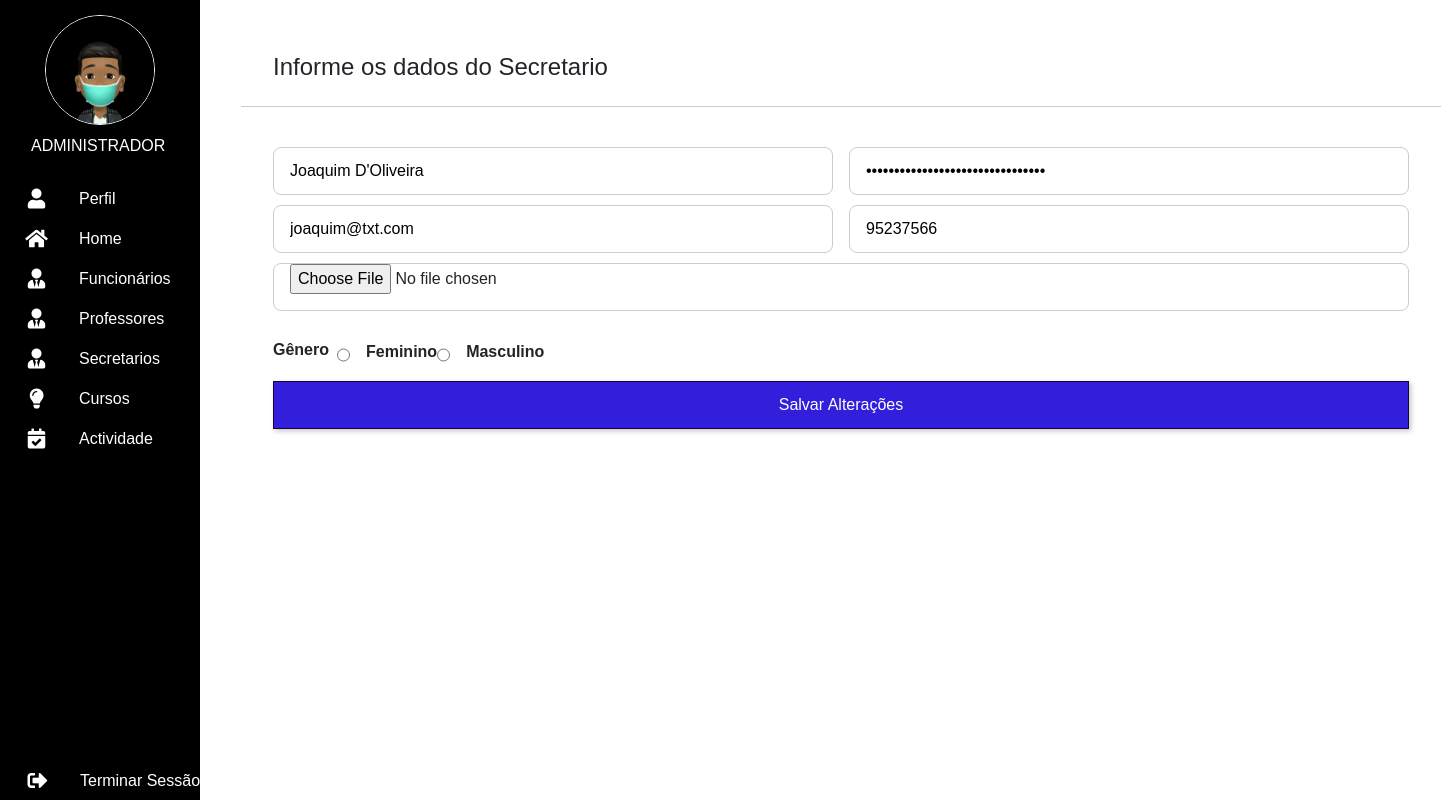
/admin/editar_secretario.php?id=1 (signed in), run on the app's committed database.
### tables this page shows
CREATE TABLE `secretario` (
  `id_secretario` int(11) NOT NULL,
  `nome_secretario` varchar(50) NOT NULL,
  `email` varchar(100) NOT NULL,
  `telefone` varchar(9) DEFAULT NULL,
  `foto` varchar(100) NOT NULL,
  `senha` varchar(40) NOT NULL,
  `sexo` varchar(30) DEFAULT NULL
);

### admin/editar_secretario.php (the view, shortened to what this page needs)
<?php
include('../config/conexao.php');
 $id = $_GET["id"];
 try {
   $dados_user = $conectar->query("SELECT* FROM secretario WHERE id_secretario ='$id'")->fetchObject();
 } catch (Exeption $e) {
   print_r($e);
 }
?>
<!DOCTYPE html>
<html lang="pt">
<head>
     <link rel="stylesheet" href="https://cdn.jsdelivr.net/npm/bootstrap@4.3.1/dist/css/bootstrap.min.css">
    <link rel="stylesheet" href="https://cdnjs.cloudflare.com/ajax/libs/font-awesome/5.15.4/css/all.min.css">
    <link rel="stylesheet" href="../css/botoes.css">
     <link rel="stylesheet" href="../css/navBar.css">
    <link rel="stylesheet" href="../css/widget func.css">
     <link rel="stylesheet" href="../css/Funcionarios.css">
     <link rel="stylesheet" href="../css/barra_pesquisa.css">
     <link rel="stylesheet" href="../css/m.css">
     <link rel="stylesheet" href="../css/professor.css">
     <link rel="stylesheet" href="../css/custom.css">
</head>
<body>
<header>
               <nav>
                    <ul>
                         <div class="div-foto"><img class="foto-perfil" src="../img/meu_avatar_ac.jpg" alt=""></div>
                         <li><div class="li-div"><p class="p">ADMINISTRADOR</p></div></li>
                         <li><a href="perfil_adm.php" class="li-link"><i class="fas fa-user"></i><span class="nav-item">Perfil</span></a></li>
                         <li><a href="adm.php" class="li-link"><i class="fas fa-home"></i><span class="nav-item">Home</span></a></li>
                         <li><a href="funcionario.php" class="li-link"><i class="fas fa-user-tie"></i><span class="nav-item">Funcionários</span></a></li>
                         <li><a href="professor.php" class="li-link"><i class="fas fa-user-tie"></i><span class="nav-item">Professores</span></a></li>
                         <li><a href="secretario.php" class="li-link"><i class="fas fa-user-tie"></i><span class="nav-item">Secretarios</span></a></li>
                         <li><a href="listar_curso.php" class="li-link"><i class="fas fa-lightbulb"></i><span class="nav-item">Cursos</span></a></li>
                         <li><a href="#" class="li-link"><i class="fas fa-calendar-check"></i><span class="nav-item">Actividade</span></a></li>
                         <li><a href="sair.php" class="logo-out"><i class="fas fa-sign-out-alt"></i><span class="nav-item">Terminar Sessão</span></a></li>
                    </ul>
               </nav>
          </header>
          <section class="section-formulario">
               <div class="div-formulario">
          <div class="mae">
               <div class="filho">
                          <h2>Informe os dados do Secretario</h2>
                    <form action="#" enctype="multipart/form-data" method="post">
                         <input type="text" name="nome_secretario" placeholder="Nome" required value="<?=$dados_user->nome_secretario?>">
                         <input type="password" name="senha" placeholder="senha" required value="<?=$dados_user->senha?>">
                         <input type="email" name="email"   placeholder="Email" required value="<?=$dados_user->email?>">
                         <input type="number" maxlength="9" name="telefone" placeholder="Telefone" required value="<?=$dados_user->telefone?>">
                         <input type="file"  name="foto" value="<?=$dados_user->foto?>">
                <div class="genero-input">
                    <div class="genero-title">
                        <h6>Gênero</h6>
                    </div>
                    <div class="genero-group">
                        <div class="genero-input">
                            <input type="radio" id="feminino" name="genero" value="feminino">
                            <label for="feminino">Feminino</label>
                        </div>
                        <div class="genero-input">
                            <input type="radio" id="masculino" name="genero" value="masculino">
                            <label for="masculino">Masculino</label>
                        </div>
                    </div>
                </div>
                         <button type="submit" class="botao">Salvar Alterações</button>
                    </form>
               </div>
        </div>
               </div>
          </section>
</body>
</html>

### css/botoes.css (style rules this page uses)
.botao { color: white; background-color: #321fdb; border: 0.5px solid rgb(29, 3, 53);; box-shadow: 2px 2px 5px rgba(0, 0, 0, 0.236); width: 100%; height: 48px; }

### css/navbar.css (style rules this page uses)
* { margin: 0; padding: 0; outline: none; border: none; text-decoration: none; box-sizing: border-box; font-family: 'Gill Sans', 'Gill Sans MT', Calibri, 'Trebuchet MS', sans-serif; }
.div-foto { width: 100%; height: auto; border-radius: 30%; text-align: center; margin-top: 15px; }
.foto-perfil { border: 1px solid white; width: 110px; height: 110px; border-radius: 50%; text-align: center; }
nav { position: fixed; top: 0; bottom: 0; left: 0; height: 100%; margin: 0 ; background-color: black; width: 200px; overflow: hidden; box-shadow: 0 20px 35px rgba(0, 0, 0, 0.1); }
.p { position: relative; list-style: none; top: 4px; padding-left: 27px; height: 27px; }
.li-link, .li-div, .logo-out { position: relative; color: white; display: table; width: 300px; outline: none; padding: 4px; transition: 0.5s; border-top: 0.5px solid transparent; border-bottom: 0.5px solid transparent; }
.fas { position: relative; width: 65px; height: 30px; top: 6px; font-size: 20px; text-align: center; }
.nav-item { position: relative; top: 4px; margin-left: 10px; }
.logo-out { position: absolute; bottom: 0; padding-left: 5px; color: white; text-decoration: none; color: white; }

### css/widget func.css (style rules this page uses)
:root { --section-dashbord: 87%; --azul-cor-principal: rgb(68, 0, 255); --castanha-cor-principal: rgb(198, 105, 64); --branca-contraste: rgb(241 245 247); --h2-cor: rgb(48, 48, 48); --dashbord-div-cor: white; --texto-padrÃ£o: 17px; --dashborde-width: 98%; --box-shadow: 2px 2px 5px rgba(0, 0, 0, 0.236); --content-width: 1229px; --width-padrÃ£o: 100%; }

### css/Funcionarios.css (style rules this page uses)
:root { --section-dashbord: 87%; --azul-cor-principal: rgb(68, 0, 255); --castanha-cor-principal: rgb(198, 105, 64); --branca-contraste: rgb(241 245 247); --h2-cor: rgb(48, 48, 48); --dashbord-div-cor: white; --texto-padrão: 17px; --dashborde-width: 98%; --box-shadow: 2px 2px 5px rgba(0, 0, 0, 0.236); --content-width: 1229px; --width-padrão: 100%; }
body { max-width: 1369px; background-color: rgb(103, 171, 223); margin: 0 auto; }

### css/barra_pesquisa.css (style rules this page uses)
:root { --section-dashbord: 87%; --azul-cor-principal: rgb(68, 0, 255); --castanha-cor-principal: rgb(198, 105, 64); --branca-contraste: rgb(241 245 247); --h2-cor: rgb(48, 48, 48); --dashbord-div-cor: white; --texto-padrão: 17px; --dashborde-width: 98%; --box-shadow: 2px 2px 5px rgba(0, 0, 0, 0.236); --content-width: 1220px; --width-padrão: 100%; }

### css/professor.css (style rules this page uses)
.section-formulario { position: absolute; top: 0; left: 200px; background-color: #fff; width: 87%; flex-direction: row; height: 100%; }
.div-formulario { position: relative; top: 18px; border: 0.5px solid #fff; margin: auto 20px; padding: 10px 20px; border-radius: 5px; overscroll-behavior-y: auto; background: #fff; }

### css/custom.css (style rules this page uses)
*,*::after,*::before { padding: 0; margin: 0; box-sizing: border-box; }
.filho { display: flex; flex-direction: column; background-color: #fff; border-radius: 8px; width: 1200px; }
.filho h2 { padding: 24px 32px; font-size: 24px; border-bottom: thin solid #ccc; }
.filho form { display: flex; align-items: start; flex-wrap: wrap; padding: 32px; }
.filho input { width: calc(50% - 8px); height: 48px; border-radius: 8px; border: thin solid #ccc; padding-left: 16px; margin-bottom: 10px; font-size: 16px; }
.filho input:first-child { margin-right: 16px; }
.filho input[name=foto],input[name=endereco],input[name=disciplina] { width: 100%; }
.filho input[name=email] { margin-right: 16px; }
.genero-title h6 { font-size: 16px; font-weight: 600; margin-bottom: 3px; }
.genero-group { display: flex; justify-content: space-between; margin-top: 0.62rem; padding: 0 0.5rem; }
.genero-input { display: flex; align-items: center; }
.genero-input input { margin-bottom: 2%; margin-right: 10px; }
.genero-input label { font-size: 16px; font-weight: 600; }

### data on the page
secretario: nome_secretario "Joaquim D'Oliveira", email "joaquim@txt.com", telefone "95237566"
